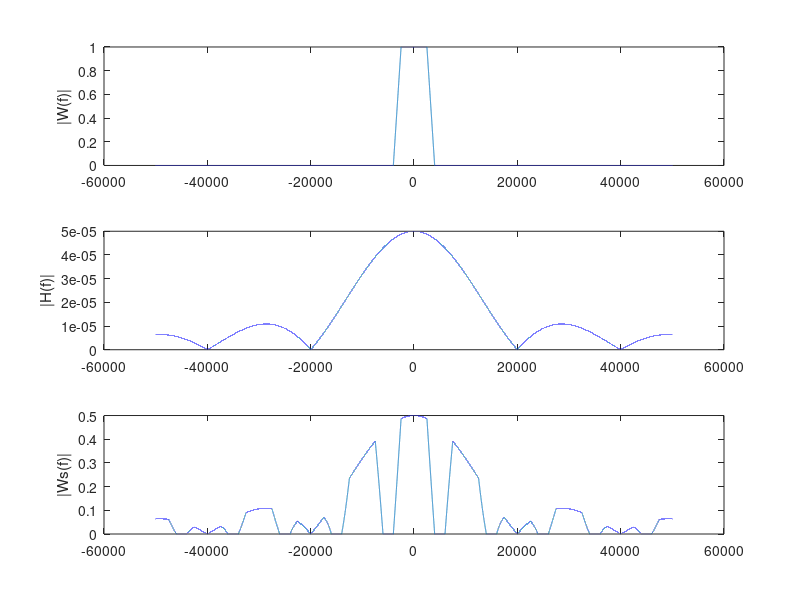

MATLAB code for this plot:
close all
clear all

A = 1;
f = 0:1:50000;
f1 = 2500;
f2 = 4000;

m = A/(f2-f1);

W = [ones(1,2501) zeros(1,length(f)-2501)];
for(a = 2502:1:4001);
    W(a) = W(a-1) - m;
end;

W = [fliplr(W(2:length(W))) W];
    
% figure(1),plot(-5000:1:5000,W)

fs = 10000;
tau = 50e-6;
Ts = 1/fs;
d = tau/Ts;

H = tau*sin(pi*tau*f)./(pi*tau*f);

H = [fliplr(H(2:length(H))) H];

Ws = zeros(1,length(H));


for(ff = 1:1:length(Ws));
    for(k = -5:1:5);
        if((ff-k*fs) > 0) && ((ff-k*fs) < length(Ws))
            Ws(ff) = Ws(ff) + W(ff-k*fs);
        end;
    end;
end;

Ws = 1/Ts.*H.*Ws;

figure(1)
subplot(3,1,1),plot([-length(W)/2:1:length(W)/2-1],abs(W)),ylabel('|W(f)|')
subplot(3,1,2),plot([-length(H)/2:1:length(W)/2-1],abs(H)),ylabel('|H(f)|')
subplot(3,1,3),plot([-length(Ws)/2:1:length(Ws)/2-1],abs(Ws)),ylabel('|Ws(f)|')